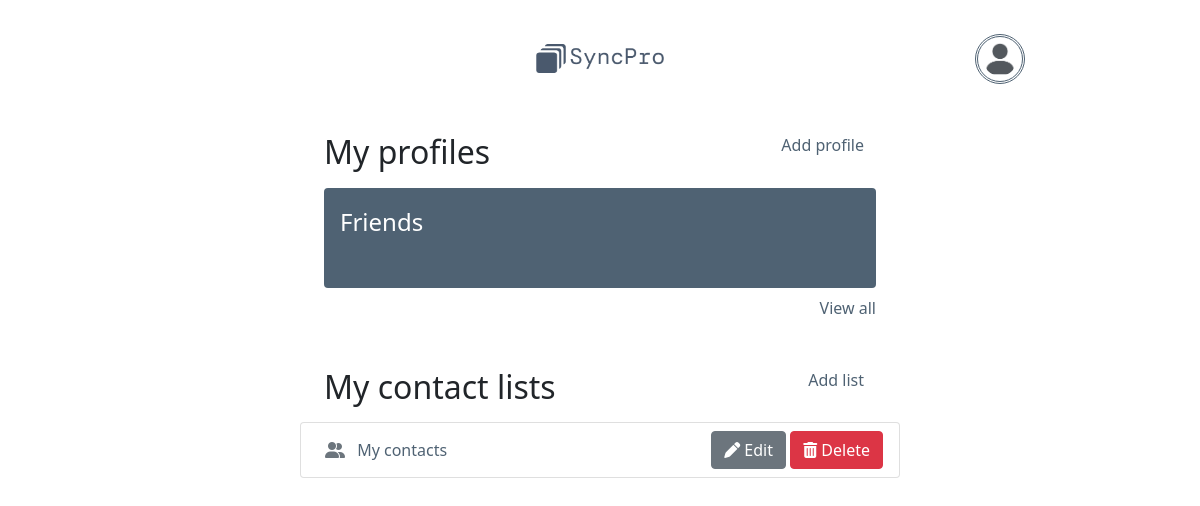
The page / (signed in) on the database its author committed.
### tables this page shows
CREATE TABLE profiles (
    id INTEGER PRIMARY KEY,
    profile_name TEXT NOT NULL,
    first_name TEXT,
    last_name TEXT,
    number TEXT,
    address TEXT,
    email TEXT,
    image TEXT,
    user_id INTEGER NOT NULL,
    FOREIGN KEY (user_id) REFERENCES users (id)
);

CREATE TABLE lists (
    id INTEGER PRIMARY KEY,
    list_name TEXT NOT NULL,
    user_id INTEGER NOT NULL,
    FOREIGN KEY (user_id) REFERENCES users (id)
);

### app.py (the view)
@app.route("/")
@login_required
def index_route():
    return index()

### app.py (called while the page is built)
@app.after_request
def after_request(response):
    response.headers["Cache-Control"] = "no-cache, no-store, must-revalidate"
    response.headers["Expires"] = 0
    response.headers["Pragma"] = "no-cache"
    return response

### helpers.py (called while the page is built, shortened)
def login_required(f):
    @wraps(f)
    def decorated_function(*args, **kwargs):
        return f(*args, **kwargs)
    return decorated_function

### list.py (called while the page is built)
def index():
    user_id = session["id"]
    lists = db.execute("SELECT id, list_name FROM lists WHERE user_id = ?", user_id)
    profiles = db.execute("SELECT * FROM profiles WHERE user_id = ? ORDER BY id DESC", user_id)
    if profiles:
        avatar = profiles[0]["image"]
    else:
        avatar = 'static/user-avatar.png'
    return render_template("index.html", lists=lists, profiles=profiles, avatar=avatar)

### templates/index.html (shortened to what this page needs)
{% extends "layout.html" %}
{% block nav %}
<div class="container-fluid">
  <img src="/static/logo-dark.png" alt="logo" class="logo">
</div>
<div class="container">
  <a href="/user-detail" class="user-icon"><img src="{{ avatar }}" alt="avatar"></a>
</div>
{% endblock %}
{% block main %}
<section>
  <div class="mb-5">
    <div class="container pb-2 px-4 d-flex justify-content-between">
      <h2>My profiles</h2>
      <div class="container-fluid w-50 m-0 text-end">
        <a href="/add-profile">Add profile</a>
      </div>
    </div>
    <div class="container px-4">
      {% if profiles %}
      <div class="d-flex justify-content-between rounded p-3 mb-2 profile-card">
        <a href="profile-detail/{{ profiles[0].id }}" class="d-flex w-100">
          <div class="profile-body">
            <p class="m-0 fs-4">{{ profiles[0].profile_name }}</p>
          </div>
        </a>
      </div>
      {% else %}
        <p>You don't have any profiles yet, create your first one.</p>
      {% endif %}
    </div>
    {% if profiles[1] %}
    <div class="container d-flex flex-row-reverse px-4">
      <a href="/profile-lists">View all</a>
    </div>
    {% endif %}
  </div>
  <div>
    <div class="container pb-2 px-4">
      <div class="d-flex justify-content-between">
        <h2>My contact lists</h2>
        <div class="container-fluid w-25 m-0 text-end">
          <a href="/add-list">Add list</a>
        </div>
      </div>
    </div>
    <ul class="list-group">
      {% for list in lists %}
      <li class="list-group-item d-flex justify-content-between ps-4">
        <a href="/contact-list/{{ list.id }}" class="list-item-link">
          <div class="list-item-content">
            <i class="fa-solid fa-user-group me-2 text-secondary"></i>
            {{ list.list_name }}
          </div>
        </a>
        <div class="delete-button-container">
          <button class="edit-button btn btn-secondary">
            <a href="/edit-list/{{ list.id }}" class="edit-link">
              <i class="fa-solid fa-pen"></i>
              Edit
            </a>
          </button>
          <button type="button" class="delete-button btn btn-danger" data-bs-toggle="modal"
            data-bs-target="#modal-{{ list.id }}">
            <i class="fa-solid fa-trash-can"></i>
            Delete
          </button>
          {% set data = list %}
        </div>
      </li>
      {% endfor %}
    </ul>
  </div>
</section>
{% endblock %}

### static/styles.css (style rules this page uses)
nav div { align-self: center; }
.logo { width: 8em; margin: 20px auto; }
a, a:active, a:hover { text-decoration: none; color: #4F6273; }
.edit-link, .edit-link:active, .edit-link:hover { color: white; }
.list-group-item { display: flex; align-items: center; justify-content: space-between; }
.list-item-link { flex: 1; }
.user-icon { width: 50px; height: 50px; }
.user-icon img { vertical-align: middle; width: 50px; height: 50px; border-radius: 50%; padding: 5px; border-style: double; }
.profile-card { height: 100px; background-color: #4F6273; }
.profile-card p, .edit a { color: white; }
.profile-body { height: 90%; }
@media (min-width: 768px) { section { width: 50%; margin: auto; } }

### rows shown on the page
profiles: image (picture), profile_name "Friends"
lists: list_name "My contacts"
